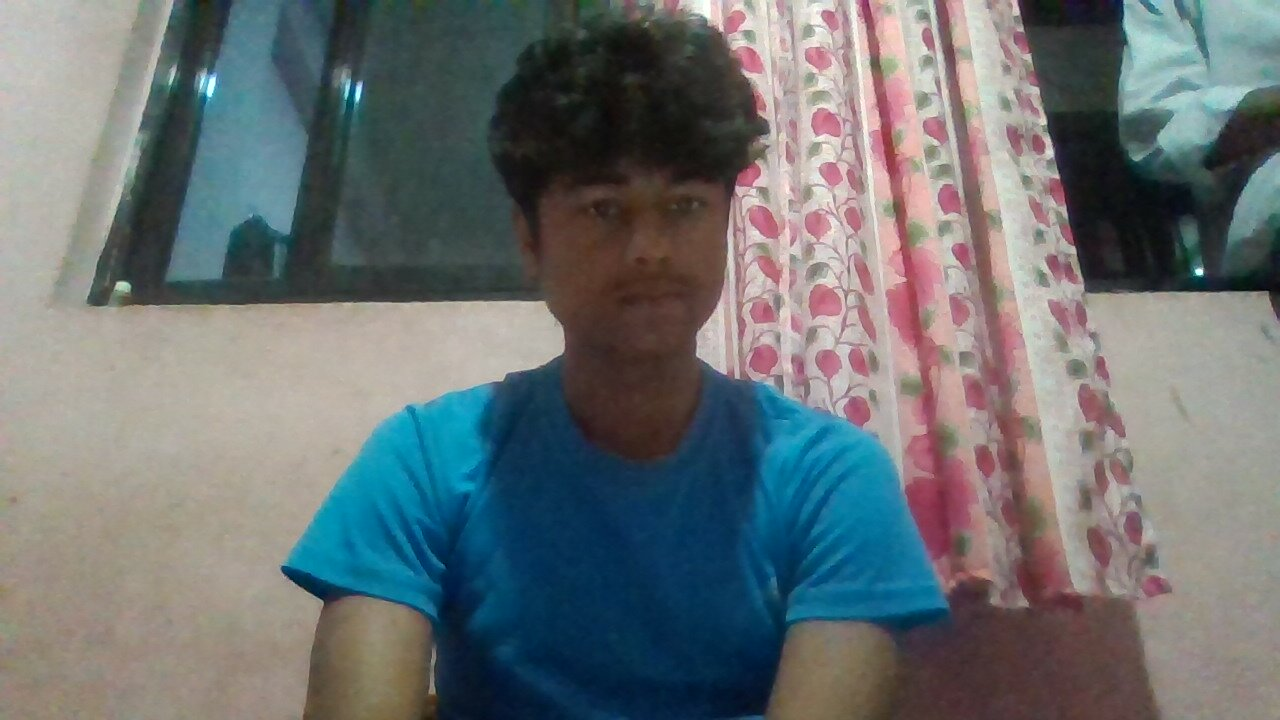
#> input picture face_dataset/2025-08-29-200609.jpg, 1280 x 720 px; its folder holds only this picture in this run
$ python -i face_recognizer.py   (imports and definitions only)   (older library calls are emulated)
#> lines starting #> are read from the running program, lines starting #| are printed output that depends on the picture
"""
Face Recognition Module
Detects if the current person exists in the reference dataset
"""

import cv2
import numpy as np
import os
from typing import Optional, List, Tuple
import config


class FaceRecognizer:
    """Handles face recognition and dataset matching"""

    def __init__(self, dataset_path: str = None):
        """Initialize face recognizer with dataset"""
        self.dataset_path = dataset_path or config.FACE_DATASET_PATH
        self.reference_encodings = []
        self.reference_names = []

        # Initialize face detector
        self.face_cascade = cv2.CascadeClassifier(
            cv2.data.haarcascades + 'haarcascade_frontalface_default.xml'
        )

        # Load reference faces
        self._load_dataset()

    def _load_dataset(self):
        """Load reference faces from dataset folder"""
        if not os.path.exists(self.dataset_path):
            if config.DEBUG_MODE:
                print(f"⚠ Dataset folder not found: {self.dataset_path}")
                print(f"  Face recognition will always return 'NO'")
            return

        supported_formats = ('.jpg', '.jpeg', '.png', '.bmp')
        image_files = [f for f in os.listdir(self.dataset_path)
                      if f.lower().endswith(supported_formats)]

        if not image_files:
            if config.DEBUG_MODE:
                print(f"⚠ No images found in dataset: {self.dataset_path}")
            return

        for image_file in image_files:
            image_path = os.path.join(self.dataset_path, image_file)
            image = cv2.imread(image_path)

            if image is None:
                continue

            # Extract face encoding
            encoding = self._get_face_encoding(image)

            if encoding is not None:
                self.reference_encodings.append(encoding)
                # Use filename without extension as name
                name = os.path.splitext(image_file)[0]
                self.reference_names.append(name)

                if config.DEBUG_MODE:
                    print(f"  ✓ Loaded reference face: {name}")

        if config.DEBUG_MODE:
            print(f"✓ Face Recognizer initialized with {len(self.reference_encodings)} reference faces")

    def _get_face_encoding(self, image: np.ndarray) -> Optional[np.ndarray]:
        """
        Extract face encoding from image
        Uses histogram of oriented gradients (HOG) as a simple feature descriptor
        """
        gray = cv2.cvtColor(image, cv2.COLOR_BGR2GRAY)

        # Detect face
        faces = self.face_cascade.detectMultiScale(
            gray,
            scaleFactor=1.1,
            minNeighbors=5,
            minSize=(50, 50)
        )

        if len(faces) == 0:
            return None

        # Use first detected face
        (x, y, w, h) = faces[0]
        face_roi = gray[y:y+h, x:x+w]

        # Resize to standard size
        face_roi = cv2.resize(face_roi, (128, 128))

        # Calculate HOG features
        encoding = self._calculate_hog_features(face_roi)

        return encoding

    def _calculate_hog_features(self, image: np.ndarray) -> np.ndarray:
        """Calculate HOG (Histogram of Oriented Gradients) features"""
        # Simple histogram-based features for demonstration
        # In production, use face_recognition library or deep learning models

        # Calculate gradients
        gx = cv2.Sobel(image, cv2.CV_64F, 1, 0, ksize=3)
        gy = cv2.Sobel(image, cv2.CV_64F, 0, 1, ksize=3)

        # Calculate magnitude and angle
        magnitude = np.sqrt(gx**2 + gy**2)
        angle = np.arctan2(gy, gx) * 180 / np.pi

        # Create histogram of gradients
        hist, _ = np.histogram(angle, bins=32, range=(-180, 180), weights=magnitude)

        # Normalize
        hist = hist / (np.sum(hist) + 1e-6)

        # Also include pixel intensity histogram
        pixel_hist, _ = np.histogram(image, bins=32, range=(0, 256))
        pixel_hist = pixel_hist / (np.sum(pixel_hist) + 1e-6)

        # Combine features
        features = np.concatenate([hist, pixel_hist])

        return features

    def recognize(self, frame: np.ndarray) -> Tuple[bool, Optional[str], float]:
        """
        Check if face in frame matches any reference face

        Returns:
            is_match: True if face matches dataset
            matched_name: Name of matched person or None
            confidence: Confidence score (0-1)
        """
        if not config.ENABLE_FACE_RECOGNITION:
            return False, None, 0.0

        if len(self.reference_encodings) == 0:
            # No reference faces loaded
            return False, None, 0.0

        # Get encoding for current frame
        current_encoding = self._get_face_encoding(frame)

        if current_encoding is None:
            # No face detected
            return False, None, 0.0

        # Compare with all reference encodings
        best_match_idx = None
        best_distance = float('inf')

        for idx, ref_encoding in enumerate(self.reference_encodings):
            # Calculate Euclidean distance
            distance = np.linalg.norm(current_encoding - ref_encoding)

            if distance < best_distance:
                best_distance = distance
                best_match_idx = idx

        # Convert distance to confidence (inverse relationship)
        # Normalize distance to 0-1 range
        confidence = max(0, 1 - (best_distance / 2.0))

        # Check if best match is within tolerance
        is_match = confidence > (1 - config.FACE_RECOGNITION_TOLERANCE)
        matched_name = self.reference_names[best_match_idx] if is_match else None

        if config.DEBUG_MODE and is_match:
            print(f"  ✓ Face matched: {matched_name} (confidence: {confidence:.2f})")

        return is_match, matched_name, confidence

    # [66 lines left out: functions get_match_label, add_reference_face, visualize_match, not called in this run]

>>> import cv2
>>> picture = cv2.imread('../face_dataset/2025-08-29-200609.jpg')
#> picture is the input picture: shape (720, 1280, 3); mean B, G, R 114.9, 113.4, 107.2
>>> result = FaceRecognizer().recognize(picture)
#> in _get_face_encoding, `gray = cv2.cvtColor(image, cv2.COLOR_BGR2GRAY)`:
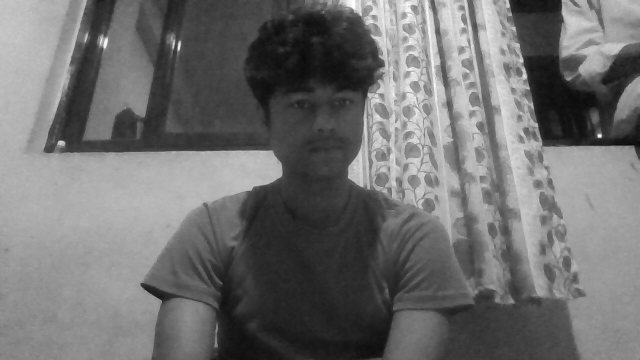
#> gray: shape (720, 1280) (shown at 1/2 size); min 2, max 255, mean 111.7
#> in _get_face_encoding, `faces = self.face_cascade.detectMultiScale( gray, scaleFactor=1.1, min..`: faces = [[918, 331, 76, 76], [549, 145, 187, 187]]
#> in _get_face_encoding, `(x, y, w, h) = faces[0]`: x = 918; y = 331; w = 76
#> in _get_face_encoding, `face_roi = gray[y:y+h, x:x+w]`:
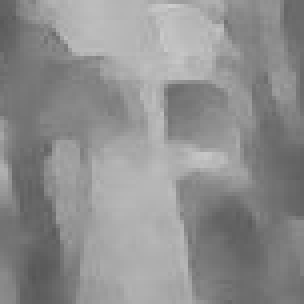
#> face_roi: shape (76, 76) (shown 4 times larger); min 86, max 205, mean 142.3
#> in _calculate_hog_features, `gx = cv2.Sobel(image, cv2.CV_64F, 1, 0, ksize=3)`:
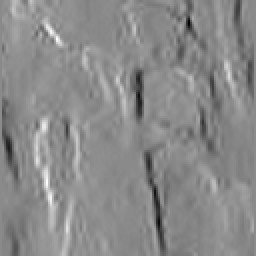
#> gx: shape (128, 128) float64 (shown 2 times larger); min -206, max 172, mean -0.8; drawn with min black and max white
#> in _calculate_hog_features, `gy = cv2.Sobel(image, cv2.CV_64F, 0, 1, ksize=3)`:
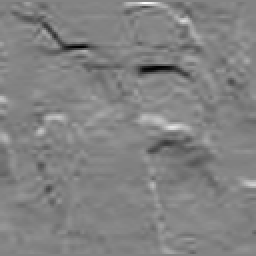
#> gy: shape (128, 128) float64 (shown 2 times larger); min -174, max 163, mean -1.5; drawn with min black and max white
#> in _calculate_hog_features, `magnitude = np.sqrt(gx**2 + gy**2)`:
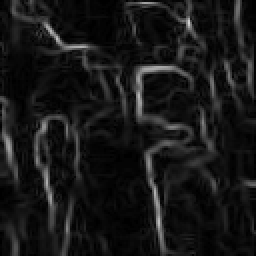
#> magnitude: shape (128, 128) float64 (shown 2 times larger); min 0, max 213, mean 23.2
#> in _calculate_hog_features, `angle = np.arctan2(gy, gx) * 180 / np.pi`:
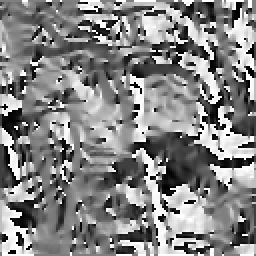
#> angle: shape (128, 128) float64 (shown 2 times larger); min -179.6, max 180, mean 7.6; drawn with min black and max white
#> in _calculate_hog_features, `hist, _ = np.histogram(angle, bins=32, range=(-180, 180), weights=magn..`: hist = 32 values, max 45977.9 at index 31, min 4691.6 at index 19, mean 11874.1
#> in _calculate_hog_features, `hist = hist / (np.sum(hist) + 1e-6)`: hist = 32 values, max 0.121 at index 31, min 0.0123 at index 19, mean 0.0312
#> in _calculate_hog_features, `pixel_hist, _ = np.histogram(image, bins=32, range=(0, 256))`: pixel_hist = 32 values, max 2054 at index 22, min 0 at index 0, mean 512
#> in _calculate_hog_features, `pixel_hist = pixel_hist / (np.sum(pixel_hist) + 1e-6)`: pixel_hist = 32 values, max 0.125 at index 22, min 0 at index 0, mean 0.0312
#> in _calculate_hog_features, `features = np.concatenate([hist, pixel_hist])`: features = 64 values, max 0.125 at index 54, min 0 at index 32, mean 0.0312
#> in _get_face_encoding, `encoding = self._calculate_hog_features(face_roi)`: encoding has the same summary as features in _calculate_hog_features
#> in _load_dataset, `encoding = self._get_face_encoding(image)`: encoding has the same summary as features in _calculate_hog_features
#| ✓ Face Recognizer initialized with 1 reference faces
#> in recognize, `current_encoding = self._get_face_encoding(frame)`: current_encoding has the same summary as features in _calculate_hog_features
#> the loop in recognize, `for idx, ref_encoding in enumerate(self.reference_encodings):` made 1 pass
#> (distance, best_distance, best_match_idx) on pass 1: (0, 0, 0)
#> after the loop in recognize, `for idx, ref_encoding in enumerate(self.reference_encodings):`: best_distance = 0
#> in recognize, `confidence = max(0, 1 - (best_distance / 2.0))`: confidence = 1
#> in recognize, `is_match = confidence > (1 - config.FACE_RECOGNITION_TOLERANCE)`: is_match = True
#> in recognize, `matched_name = self.reference_names[best_match_idx] if is_match else N..`: matched_name = '2025-08-29-200609'
#|   ✓ Face matched: 2025-08-29-200609 (confidence: 1.00)
#> result = (True, '2025-08-29-200609', 1)

$ run again, on face_dataset/2025-08-29-200623.jpg
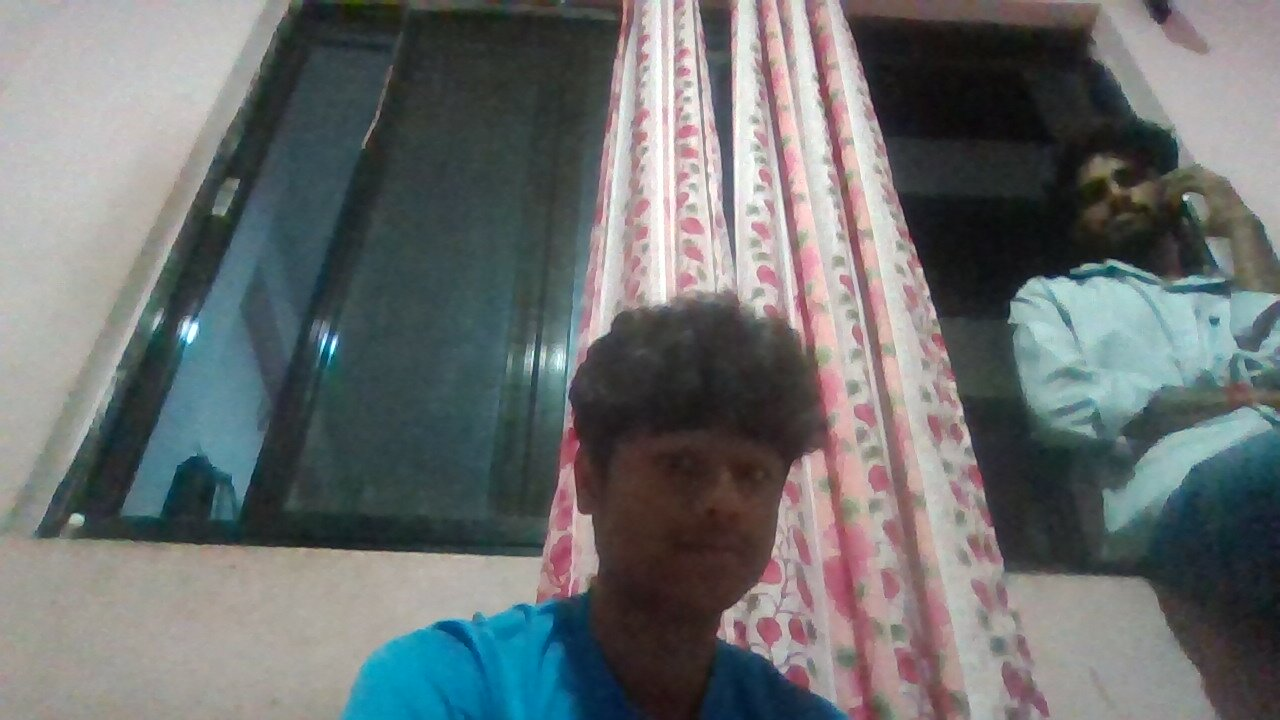
#> input picture face_dataset/2025-08-29-200623.jpg, 1280 x 720 px
#> picture is the input picture: shape (720, 1280, 3); mean B, G, R 111.9, 111.3, 107.2
#> in _get_face_encoding, `gray = cv2.cvtColor(image, cv2.COLOR_BGR2GRAY)`:
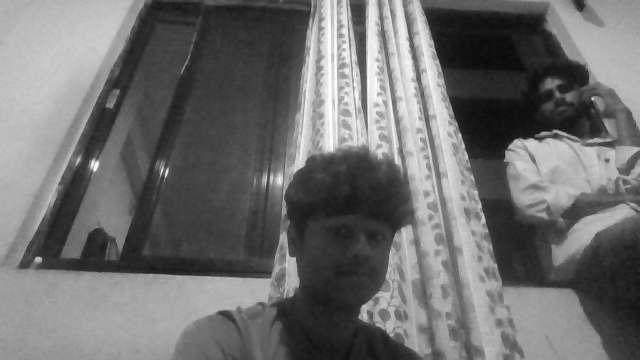
#> gray: shape (720, 1280) (shown at 1/2 size); min 9, max 255, mean 110.1
#> faces = [[847, 213, 57, 57], [855, 605, 67, 67], [828, 483, 68, 68]]
#> x = 847; y = 213; w = 57
#> in _calculate_hog_features, `angle = np.arctan2(gy, gx) * 180 / np.pi`:
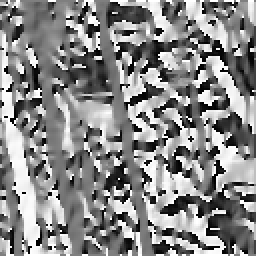
#> angle: shape (128, 128) float64 (shown 2 times larger); min -179.6, max 180, mean 14; drawn with min black and max white
#> in _calculate_hog_features, `hist, _ = np.histogram(angle, bins=32, range=(-180, 180), weights=magn..`: hist = 32 values, max 64430.8 at index 31, min 3247.1 at index 21, mean 14855.5
#> in _calculate_hog_features, `hist = hist / (np.sum(hist) + 1e-6)`: hist = 32 values, max 0.136 at index 31, min 0.00683 at index 21, mean 0.0312
#> in _calculate_hog_features, `pixel_hist, _ = np.histogram(image, bins=32, range=(0, 256))`: pixel_hist = 32 values, max 2571 at index 25, min 0 at index 0, mean 512
#> in _calculate_hog_features, `pixel_hist = pixel_hist / (np.sum(pixel_hist) + 1e-6)`: pixel_hist = 32 values, max 0.157 at index 25, min 0 at index 0, mean 0.0312
#> features = 64 values, max 0.157 at index 57, min 0 at index 32, mean 0.0312
#> in _get_face_encoding, `encoding = self._calculate_hog_features(face_roi)`: encoding has the same summary as features in _calculate_hog_features
#> in _load_dataset, `encoding = self._get_face_encoding(image)`: encoding has the same summary as features in _calculate_hog_features
#| ✓ Face Recognizer initialized with 1 reference faces
#> current_encoding has the same summary as features in _calculate_hog_features
#> the loop in recognize, `for idx, ref_encoding in enumerate(self.reference_encodings):` made 1 pass
#> (distance, best_distance, best_match_idx) on pass 1: (0, 0, 0)
#> after the loop in recognize, `for idx, ref_encoding in enumerate(self.reference_encodings):`: best_distance = 0
#> confidence = 1
#> is_match = True
#> matched_name = '2025-08-29-200623'
#|   ✓ Face matched: 2025-08-29-200623 (confidence: 1.00)
#> result = (True, '2025-08-29-200623', 1)

$ run again, on face_dataset/2025-09-03-141259.jpg
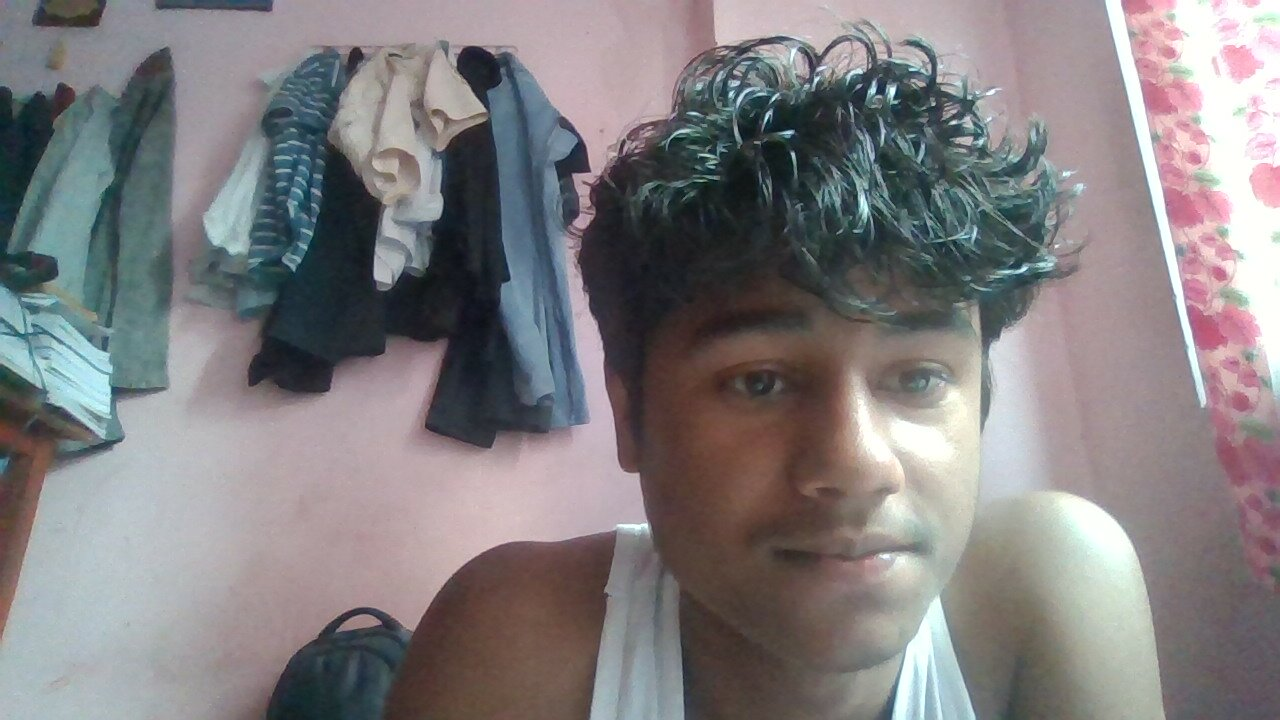
#> input picture face_dataset/2025-09-03-141259.jpg, 1280 x 720 px
#> picture is the input picture: shape (720, 1280, 3); mean B, G, R 128, 126.2, 129.6
#> in _get_face_encoding, `gray = cv2.cvtColor(image, cv2.COLOR_BGR2GRAY)`:
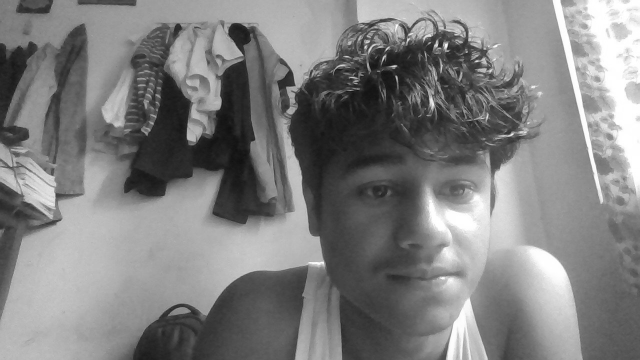
#> gray: shape (720, 1280) (shown at 1/2 size); min 9, max 255, mean 127.4
#> faces = [[8, 286, 64, 64], [672, 250, 360, 360]]
#> x = 8; y = 286; w = 64
#> in _calculate_hog_features, `angle = np.arctan2(gy, gx) * 180 / np.pi`:
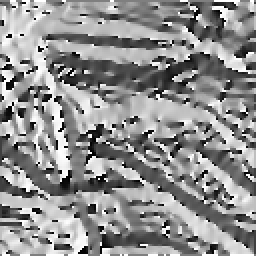
#> angle: shape (128, 128) float64 (shown 2 times larger); min -179.7, max 180, mean 23.9; drawn with min black and max white
#> in _calculate_hog_features, `hist, _ = np.histogram(angle, bins=32, range=(-180, 180), weights=magn..`: hist = 32 values, max 61101.9 at index 24, min 3792.9 at index 3, mean 21144.6
#> in _calculate_hog_features, `hist = hist / (np.sum(hist) + 1e-6)`: hist = 32 values, max 0.0903 at index 24, min 0.00561 at index 3, mean 0.0312
#> in _calculate_hog_features, `pixel_hist, _ = np.histogram(image, bins=32, range=(0, 256))`: pixel_hist = 32 values, max 1801 at index 20, min 0 at index 0, mean 512
#> in _calculate_hog_features, `pixel_hist = pixel_hist / (np.sum(pixel_hist) + 1e-6)`: pixel_hist = 32 values, max 0.11 at index 20, min 0 at index 0, mean 0.0312
#> features = 64 values, max 0.11 at index 52, min 0 at index 32, mean 0.0312
#> in _get_face_encoding, `encoding = self._calculate_hog_features(face_roi)`: encoding has the same summary as features in _calculate_hog_features
#> in _load_dataset, `encoding = self._get_face_encoding(image)`: encoding has the same summary as features in _calculate_hog_features
#| ✓ Face Recognizer initialized with 1 reference faces
#> current_encoding has the same summary as features in _calculate_hog_features
#> the loop in recognize, `for idx, ref_encoding in enumerate(self.reference_encodings):` made 1 pass
#> (distance, best_distance, best_match_idx) on pass 1: (0, 0, 0)
#> after the loop in recognize, `for idx, ref_encoding in enumerate(self.reference_encodings):`: best_distance = 0
#> confidence = 1
#> is_match = True
#> matched_name = '2025-09-03-141259'
#|   ✓ Face matched: 2025-09-03-141259 (confidence: 1.00)
#> result = (True, '2025-09-03-141259', 1)
